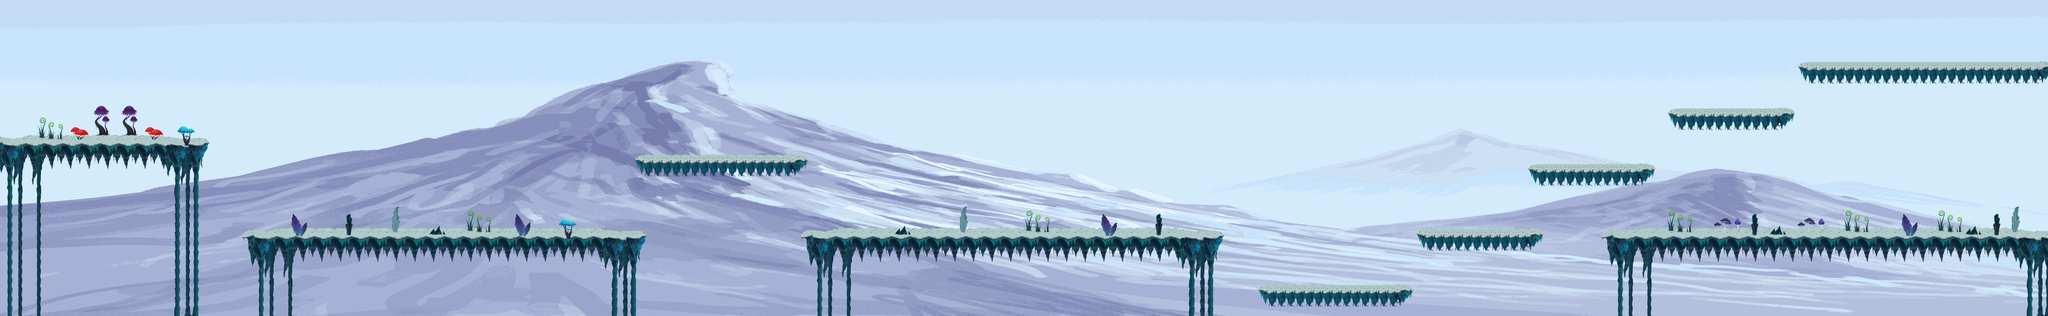

Tiled map render using the project's own tile images. Description and the map definition, with tile-layer contents summarised, below:
An orthogonal 220x34 tile map with 32x32 px tiles, 3 tile layers (Spike, Foreground, Objekte), 1 image layer and 63 objects (36x CoinEntity, 13x EnemyEntity, 10x Ground, mainPlayer, game.LevelEntity, ...).

<map version="1.0" orientation="orthogonal" renderorder="left-up" width="220" height="34" tilewidth="32" tileheight="32" nextobjectid="656">
 <tileset firstgid="1" name="glitch" tilewidth="32" tileheight="32">
  <image source="../img/map/glitch.png" width="1024" height="672" />
 </tileset>
 <imagelayer name="Parallax_layer1">
  <image source="../img/background/snow.png" />
 </imagelayer>
 <layer name="Spike" width="220" height="34">
  <data>[7480 cells, 0 non-empty, 0 distinct tile ids]</data>
 </layer>
 <layer name="Foreground" width="220" height="34">
  <data>[7480 cells, 1480 non-empty, 130 distinct tile ids]</data>
 </layer>
 <layer name="Objekte" width="220" height="34">
  <data>[7480 cells, 173 non-empty, 57 distinct tile ids]</data>
 </layer>
 <objectgroup name="Object">
  <properties>
   <property name="duration" value="300" />
   <property name="fade" value="#300000" />
  </properties>
  <object id="3" name="mainPlayer" x="-4" y="420" width="32" height="64">
   <properties>
    <property name="image" value="gripe_run_right" />
    <property name="spritewidth" value="64" />
   </properties>
  </object>
  <object id="5" name="game.LevelEntity" x="6999.61" y="-3921.82" width="39" height="1e+06">
   <properties>
    <property name="duration" value="300" />
    <property name="fade" value="#009900" />
    <property name="to" value="9" />
   </properties>
  </object>
  <object id="19" name="SpikeEntity" x="0.9697" y="1058.33" width="7038.15" height="30" />
  <object id="460" name="CoinEntity" x="6241.03" y="722.424" width="32" height="32">
   <properties>
    <property name="image" value="spinning_coin_gold" />
    <property name="spritewidth" value="32" />
   </properties>
  </object>
  <object id="475" name="CoinEntity" x="7084" y="698.5" width="32" height="32">
   <properties>
    <property name="image" value="spinning_coin_gold" />
    <property name="spritewidth" value="32" />
   </properties>
  </object>
  <object id="471" name="CoinEntity" x="6490" y="729.5" width="32" height="32">
   <properties>
    <property name="image" value="spinning_coin_gold" />
    <property name="spritewidth" value="32" />
   </properties>
  </object>
  <object id="504" name="ScrollEntity" x="6783" y="727" width="32" height="32">
   <properties>
    <property name="image" value="spinning_scrolls" />
    <property name="scrollIndex" value="30" />
    <property name="spritewidth" value="32" />
    <property name="type" value="enchantment" />
   </properties>
  </object>
  <object id="595" name="CoinEntity" x="6270.41" y="153.697" width="32" height="32">
   <properties>
    <property name="image" value="spinning_coin_gold" />
    <property name="spritewidth" value="32" />
   </properties>
  </object>
  <object id="596" name="CoinEntity" x="6704.38" y="154.484" width="32" height="32">
   <properties>
    <property name="image" value="spinning_coin_gold" />
    <property name="spritewidth" value="32" />
   </properties>
  </object>
  <object id="597" name="CoinEntity" x="6479.9" y="157.212" width="32" height="32">
   <properties>
    <property name="image" value="spinning_coin_gold" />
    <property name="spritewidth" value="32" />
   </properties>
  </object>
  <object id="612" name="CoinEntity" x="2274.66" y="496" width="32" height="32">
   <properties>
    <property name="image" value="spinning_coin_gold" />
    <property name="spritewidth" value="32" />
   </properties>
  </object>
  <object id="614" name="CoinEntity" x="2489.33" y="496.667" width="32" height="32">
   <properties>
    <property name="image" value="spinning_coin_gold" />
    <property name="spritewidth" value="32" />
   </properties>
  </object>
  <object id="615" name="CoinEntity" x="2677.33" y="493.334" width="32" height="32">
   <properties>
    <property name="image" value="spinning_coin_gold" />
    <property name="spritewidth" value="32" />
   </properties>
  </object>
  <object id="617" name="CoinEntity" x="1426.42" y="738.545" width="32" height="32">
   <properties>
    <property name="image" value="spinning_coin_gold" />
    <property name="spritewidth" value="32" />
   </properties>
  </object>
  <object id="618" name="CoinEntity" x="1899.15" y="723.394" width="32" height="32">
   <properties>
    <property name="image" value="spinning_coin_gold" />
    <property name="spritewidth" value="32" />
   </properties>
  </object>
  <object id="619" name="CoinEntity" x="3117.33" y="732.484" width="32" height="32">
   <properties>
    <property name="image" value="spinning_coin_gold" />
    <property name="spritewidth" value="32" />
   </properties>
  </object>
  <object id="620" name="CoinEntity" x="2844.61" y="741.576" width="32" height="32">
   <properties>
    <property name="image" value="spinning_coin_gold" />
    <property name="spritewidth" value="32" />
   </properties>
  </object>
  <object id="621" name="CoinEntity" x="3371.88" y="732.485" width="32" height="32">
   <properties>
    <property name="image" value="spinning_coin_gold" />
    <property name="spritewidth" value="32" />
   </properties>
  </object>
  <object id="623" name="CoinEntity" x="3862.79" y="741.576" width="32" height="32">
   <properties>
    <property name="image" value="spinning_coin_gold" />
    <property name="spritewidth" value="32" />
   </properties>
  </object>
  <object id="624" name="CoinEntity" x="4385.7" y="942.545" width="32" height="32">
   <properties>
    <property name="image" value="spinning_coin_gold" />
    <property name="spritewidth" value="32" />
   </properties>
  </object>
  <object id="625" name="CoinEntity" x="4938.43" y="733.939" width="32" height="32">
   <properties>
    <property name="image" value="spinning_coin_gold" />
    <property name="spritewidth" value="32" />
   </properties>
  </object>
  <object id="626" name="CoinEntity" x="5320.36" y="508.242" width="32" height="32">
   <properties>
    <property name="image" value="spinning_coin_gold" />
    <property name="spritewidth" value="32" />
   </properties>
  </object>
  <object id="627" name="CoinEntity" x="5529.45" y="508.242" width="32" height="32">
   <properties>
    <property name="image" value="spinning_coin_gold" />
    <property name="spritewidth" value="32" />
   </properties>
  </object>
  <object id="629" name="CoinEntity" x="5535.52" y="726.424" width="32" height="32">
   <properties>
    <property name="image" value="spinning_coin_gold" />
    <property name="spritewidth" value="32" />
   </properties>
  </object>
  <object id="630" name="CoinEntity" x="5804.3" y="728.364" width="32" height="32">
   <properties>
    <property name="image" value="spinning_coin_gold" />
    <property name="spritewidth" value="32" />
   </properties>
  </object>
  <object id="631" name="CoinEntity" x="6029.45" y="729.455" width="32" height="32">
   <properties>
    <property name="image" value="spinning_coin_gold" />
    <property name="spritewidth" value="32" />
   </properties>
  </object>
  <object id="632" name="CoinEntity" x="5826.42" y="296.121" width="32" height="32">
   <properties>
    <property name="image" value="spinning_coin_gold" />
    <property name="spritewidth" value="32" />
   </properties>
  </object>
  <object id="633" name="CoinEntity" x="6063.7" y="293.091" width="32" height="32">
   <properties>
    <property name="image" value="spinning_coin_gold" />
    <property name="spritewidth" value="32" />
   </properties>
  </object>
  <object id="644" name="CoinEntity" x="4476" y="941.333" width="32" height="32">
   <properties>
    <property name="image" value="spinning_coin_gold" />
    <property name="spritewidth" value="32" />
   </properties>
  </object>
  </objectgroup>
 <objectgroup name="EnemyEntities">
  <!-- 23 objects omitted --></objectgroup>
 <objectgroup name="collision">
  <!-- 10 objects omitted --></objectgroup>
</map>
<!-- 34 of 63 objects omitted -->